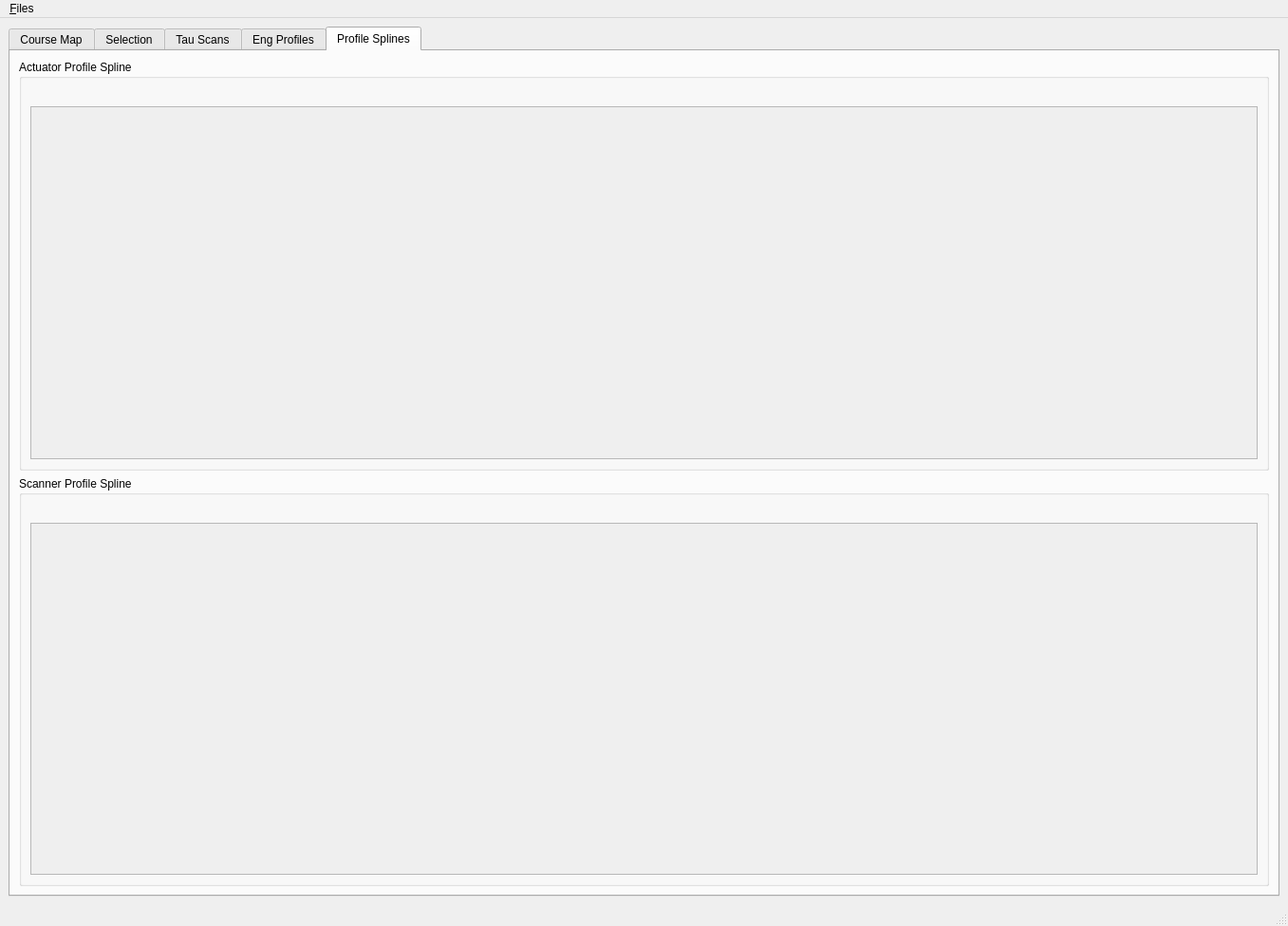
<?xml version="1.0" encoding="UTF-8"?>
<ui version="4.0">
 <class>StdcomAutomap</class>
 <widget class="QMainWindow" name="StdcomAutomap">
  <property name="geometry">
   <rect>
    <x>0</x>
    <y>0</y>
    <width>1357</width>
    <height>976</height>
   </rect>
  </property>
  <property name="windowTitle">
   <string>Automap</string>
  </property>
  <widget class="QWidget" name="centralwidget">
   <layout class="QVBoxLayout" name="verticalLayout_13">
    <item>
     <layout class="QHBoxLayout" name="horizontalLayout_14"/>
    </item>
    <item>
     <layout class="QVBoxLayout" name="verticalLayout_9">
      <item>
       <widget class="QTabWidget" name="tabWidget">
        <property name="currentIndex">
         <number>4</number>
        </property>
        <widget class="QWidget" name="tabCM">
         <attribute name="title">
          <string>Course Map</string>
         </attribute>
         <widget class="QGroupBox" name="groupBox">
          <property name="geometry">
           <rect>
            <x>30</x>
            <y>56</y>
            <width>359</width>
            <height>471</height>
           </rect>
          </property>
          <property name="title">
           <string>Mapping Properties</string>
          </property>
          <layout class="QVBoxLayout" name="verticalLayout_6">
           <item>
            <layout class="QVBoxLayout" name="verticalLayout_2">
             <item>
              <layout class="QHBoxLayout" name="horizontalLayout">
               <item>
                <widget class="QLabel" name="label">
                 <property name="text">
                  <string>Actuator Count</string>
                 </property>
                </widget>
               </item>
               <item>
                <widget class="QSpinBox" name="spinBoxActCount">
                 <property name="minimum">
                  <number>2</number>
                 </property>
                 <property name="maximum">
                  <number>500</number>
                 </property>
                 <property name="value">
                  <number>36</number>
                 </property>
                </widget>
               </item>
              </layout>
             </item>
             <item>
              <layout class="QHBoxLayout" name="horizontalLayout_2">
               <item>
                <widget class="QLabel" name="label_2">
                 <property name="text">
                  <string>Zone Width (mm)</string>
                 </property>
                </widget>
               </item>
               <item>
                <widget class="QSpinBox" name="spinBoxZnWidth">
                 <property name="minimum">
                  <number>2</number>
                 </property>
                 <property name="maximum">
                  <number>500</number>
                 </property>
                 <property name="value">
                  <number>100</number>
                 </property>
                </widget>
               </item>
              </layout>
             </item>
             <item>
              <layout class="QHBoxLayout" name="horizontalLayout_3">
               <item>
                <widget class="QLabel" name="label_3">
                 <property name="text">
                  <string>Sheet Width (mm)</string>
                 </property>
                </widget>
               </item>
               <item>
                <widget class="QSpinBox" name="spinBoxShtWidth">
                 <property name="minimum">
                  <number>1</number>
                 </property>
                 <property name="maximum">
                  <number>100000</number>
                 </property>
                 <property name="value">
                  <number>3760</number>
                 </property>
                </widget>
               </item>
              </layout>
             </item>
             <item>
              <layout class="QHBoxLayout" name="horizontalLayout_4">
               <item>
                <widget class="QLabel" name="label_4">
                 <property name="text">
                  <string>Offset (mm += Left)</string>
                 </property>
                </widget>
               </item>
               <item>
                <widget class="QSpinBox" name="spinBoxOffset">
                 <property name="minimum">
                  <number>-1000</number>
                 </property>
                 <property name="maximum">
                  <number>1000</number>
                 </property>
                 <property name="value">
                  <number>100</number>
                 </property>
                </widget>
               </item>
              </layout>
             </item>
             <item>
              <layout class="QHBoxLayout" name="horizontalLayout_17">
               <item>
                <widget class="QLabel" name="label_15">
                 <property name="text">
                  <string>Center Actuator</string>
                 </property>
                </widget>
               </item>
               <item>
                <widget class="QSpinBox" name="spinBoxCenterAct">
                 <property name="minimum">
                  <number>1</number>
                 </property>
                 <property name="maximum">
                  <number>96</number>
                 </property>
                 <property name="value">
                  <number>48</number>
                 </property>
                </widget>
               </item>
              </layout>
             </item>
             <item>
              <layout class="QHBoxLayout" name="horizontalLayout_18">
               <item>
                <widget class="QLabel" name="label_16">
                 <property name="text">
                  <string>Center DBX</string>
                 </property>
                </widget>
               </item>
               <item>
                <widget class="QDoubleSpinBox" name="spinBoxCenterDbx">
                 <property name="decimals">
                  <number>1</number>
                 </property>
                 <property name="minimum">
                  <double>1.000000000000000</double>
                 </property>
                 <property name="maximum">
                  <double>500.000000000000000</double>
                 </property>
                 <property name="singleStep">
                  <double>0.100000000000000</double>
                 </property>
                 <property name="value">
                  <double>244.000000000000000</double>
                 </property>
                </widget>
               </item>
              </layout>
             </item>
             <item>
              <layout class="QHBoxLayout" name="horizontalLayout_5">
               <item>
                <widget class="QLabel" name="label_5">
                 <property name="text">
                  <string>First Sample Zone</string>
                 </property>
                </widget>
               </item>
               <item>
                <widget class="QSpinBox" name="spinBoxFirstGoodDBX">
                 <property name="minimum">
                  <number>1</number>
                 </property>
                 <property name="maximum">
                  <number>250</number>
                 </property>
                 <property name="value">
                  <number>15</number>
                 </property>
                </widget>
               </item>
              </layout>
             </item>
             <item>
              <layout class="QHBoxLayout" name="horizontalLayout_6">
               <item>
                <widget class="QLabel" name="label_6">
                 <property name="text">
                  <string>Last Sample Zone</string>
                 </property>
                </widget>
               </item>
               <item>
                <widget class="QSpinBox" name="spinBoxLastGoodDBX">
                 <property name="minimum">
                  <number>1</number>
                 </property>
                 <property name="maximum">
                  <number>500</number>
                 </property>
                 <property name="value">
                  <number>187</number>
                 </property>
                </widget>
               </item>
              </layout>
             </item>
             <item>
              <layout class="QHBoxLayout" name="horizontalLayout_15">
               <item>
                <widget class="QLabel" name="label_13">
                 <property name="text">
                  <string>Number Databoxes</string>
                 </property>
                </widget>
               </item>
               <item>
                <widget class="QSpinBox" name="spinBoxDbxCount">
                 <property name="minimum">
                  <number>2</number>
                 </property>
                 <property name="maximum">
                  <number>800</number>
                 </property>
                 <property name="value">
                  <number>200</number>
                 </property>
                </widget>
               </item>
              </layout>
             </item>
             <item>
              <widget class="QCheckBox" name="checkBoxRev">
               <property name="text">
                <string>Reverse Profile</string>
               </property>
              </widget>
             </item>
            </layout>
           </item>
          </layout>
         </widget>
        </widget>
        <widget class="QWidget" name="tabSelect">
         <attribute name="title">
          <string>Selection</string>
         </attribute>
         <widget class="QGroupBox" name="groupBox_2">
          <property name="geometry">
           <rect>
            <x>10</x>
            <y>10</y>
            <width>600</width>
            <height>463</height>
           </rect>
          </property>
          <property name="title">
           <string>Automap Coeff</string>
          </property>
          <layout class="QVBoxLayout" name="verticalLayout_3">
           <item>
            <layout class="QVBoxLayout" name="verticalLayout">
             <item>
              <layout class="QHBoxLayout" name="horizontalLayout_7">
               <item>
                <widget class="QLineEdit" name="lineEditTypec">
                 <property name="minimumSize">
                  <size>
                   <width>200</width>
                   <height>0</height>
                  </size>
                 </property>
                 <property name="toolTip">
                  <string extracomment="Correlation Method Used"/>
                 </property>
                 <property name="statusTip">
                  <string extracomment="Correlation Method Used"/>
                 </property>
                 <property name="text">
                  <string>spearman</string>
                 </property>
                </widget>
               </item>
               <item>
                <widget class="QLabel" name="label_7">
                 <property name="text">
                  <string>spearman, pearson, or kendall</string>
                 </property>
                </widget>
               </item>
               <item>
                <spacer name="horizontalSpacer_3">
                 <property name="orientation">
                  <enum>Qt::Horizontal</enum>
                 </property>
                 <property name="sizeHint" stdset="0">
                  <size>
                   <width>40</width>
                   <height>20</height>
                  </size>
                 </property>
                </spacer>
               </item>
               <item>
                <spacer name="horizontalSpacer_5">
                 <property name="orientation">
                  <enum>Qt::Horizontal</enum>
                 </property>
                 <property name="sizeHint" stdset="0">
                  <size>
                   <width>40</width>
                   <height>20</height>
                  </size>
                 </property>
                </spacer>
               </item>
              </layout>
             </item>
             <item>
              <layout class="QHBoxLayout" name="horizontalLayout_8">
               <item>
                <widget class="QSpinBox" name="spinBoxstage1window">
                 <property name="toolTip">
                  <string extracomment="Zones to Search"/>
                 </property>
                 <property name="statusTip">
                  <string extracomment="Zones to search"/>
                 </property>
                 <property name="minimum">
                  <number>2</number>
                 </property>
                 <property name="maximum">
                  <number>15</number>
                 </property>
                 <property name="value">
                  <number>5</number>
                 </property>
                </widget>
               </item>
               <item>
                <widget class="QLabel" name="label_8">
                 <property name="text">
                  <string>Stage 1 Window</string>
                 </property>
                </widget>
               </item>
               <item>
                <spacer name="horizontalSpacer_4">
                 <property name="orientation">
                  <enum>Qt::Horizontal</enum>
                 </property>
                 <property name="sizeHint" stdset="0">
                  <size>
                   <width>40</width>
                   <height>20</height>
                  </size>
                 </property>
                </spacer>
               </item>
              </layout>
             </item>
             <item>
              <layout class="QHBoxLayout" name="horizontalLayout_9">
               <item>
                <widget class="QSpinBox" name="spinBoxtauscans">
                 <property name="statusTip">
                  <string extracomment="Number Of Scans to See Change at Reel"/>
                 </property>
                 <property name="whatsThis">
                  <string extracomment="Number Of Scans to See Change at Reel"/>
                 </property>
                 <property name="minimum">
                  <number>3</number>
                 </property>
                 <property name="singleStep">
                  <number>1</number>
                 </property>
                </widget>
               </item>
               <item>
                <widget class="QLabel" name="label_9">
                 <property name="text">
                  <string>Number of scans between actuator and scanner</string>
                 </property>
                </widget>
               </item>
               <item>
                <spacer name="horizontalSpacer_6">
                 <property name="orientation">
                  <enum>Qt::Horizontal</enum>
                 </property>
                 <property name="sizeHint" stdset="0">
                  <size>
                   <width>40</width>
                   <height>20</height>
                  </size>
                 </property>
                </spacer>
               </item>
              </layout>
             </item>
             <item>
              <layout class="QHBoxLayout" name="horizontalLayout_10">
               <item>
                <widget class="QDoubleSpinBox" name="doubleSpinBoxcorrelationlimit">
                 <property name="minimum">
                  <double>0.100000000000000</double>
                 </property>
                 <property name="maximum">
                  <double>1.000000000000000</double>
                 </property>
                 <property name="singleStep">
                  <double>0.100000000000000</double>
                 </property>
                 <property name="value">
                  <double>0.580000000000000</double>
                 </property>
                </widget>
               </item>
               <item>
                <widget class="QLabel" name="label_10">
                 <property name="text">
                  <string>Correlsation Limit</string>
                 </property>
                </widget>
               </item>
               <item>
                <spacer name="horizontalSpacer_7">
                 <property name="orientation">
                  <enum>Qt::Horizontal</enum>
                 </property>
                 <property name="sizeHint" stdset="0">
                  <size>
                   <width>40</width>
                   <height>20</height>
                  </size>
                 </property>
                </spacer>
               </item>
              </layout>
             </item>
             <item>
              <layout class="QHBoxLayout" name="horizontalLayout_12">
               <item>
                <widget class="QDoubleSpinBox" name="doubleSpinBoxSplineFilter">
                 <property name="statusTip">
                  <string extracomment="Final Stage B Spline Filter"/>
                 </property>
                 <property name="whatsThis">
                  <string extracomment="Final Stage B Spline Filter"/>
                 </property>
                 <property name="minimum">
                  <double>0.010000000000000</double>
                 </property>
                 <property name="maximum">
                  <double>0.990000000000000</double>
                 </property>
                 <property name="singleStep">
                  <double>0.100000000000000</double>
                 </property>
                 <property name="value">
                  <double>0.500000000000000</double>
                 </property>
                </widget>
               </item>
               <item>
                <widget class="QLabel" name="label_17">
                 <property name="text">
                  <string>Spline Filter</string>
                 </property>
                </widget>
               </item>
               <item>
                <spacer name="horizontalSpacer_8">
                 <property name="orientation">
                  <enum>Qt::Horizontal</enum>
                 </property>
                 <property name="sizeHint" stdset="0">
                  <size>
                   <width>40</width>
                   <height>20</height>
                  </size>
                 </property>
                </spacer>
               </item>
              </layout>
             </item>
             <item>
              <layout class="QHBoxLayout" name="horizontalLayout_20">
               <item>
                <widget class="QSpinBox" name="spinBoxHistoryOffset">
                 <property name="statusTip">
                  <string extracomment="Number of Offset Updates to average"/>
                 </property>
                 <property name="whatsThis">
                  <string extracomment="Number of Offset Updates to average"/>
                 </property>
                 <property name="minimum">
                  <number>2</number>
                 </property>
                 <property name="maximum">
                  <number>200</number>
                 </property>
                 <property name="value">
                  <number>50</number>
                 </property>
                </widget>
               </item>
               <item>
                <widget class="QLabel" name="label_18">
                 <property name="text">
                  <string>Number Of Offset Calcuation to Average</string>
                 </property>
                </widget>
               </item>
               <item>
                <spacer name="horizontalSpacer_9">
                 <property name="orientation">
                  <enum>Qt::Horizontal</enum>
                 </property>
                 <property name="sizeHint" stdset="0">
                  <size>
                   <width>40</width>
                   <height>20</height>
                  </size>
                 </property>
                </spacer>
               </item>
              </layout>
             </item>
             <item>
              <layout class="QHBoxLayout" name="horizontalLayout_21">
               <item>
                <widget class="QSpinBox" name="spinBoxSampleLength">
                 <property name="statusTip">
                  <string extracomment="Number Of Scans to Accumulate before commuting offsets"/>
                 </property>
                 <property name="whatsThis">
                  <string extracomment="Number Of Scans to Accumulate before commuting offsets"/>
                 </property>
                 <property name="minimum">
                  <number>3</number>
                 </property>
                 <property name="maximum">
                  <number>200</number>
                 </property>
                 <property name="value">
                  <number>50</number>
                 </property>
                </widget>
               </item>
               <item>
                <widget class="QLabel" name="label_19">
                 <property name="text">
                  <string>Number Of Scans Before Calculation</string>
                 </property>
                </widget>
               </item>
               <item>
                <spacer name="horizontalSpacer_10">
                 <property name="orientation">
                  <enum>Qt::Horizontal</enum>
                 </property>
                 <property name="sizeHint" stdset="0">
                  <size>
                   <width>40</width>
                   <height>20</height>
                  </size>
                 </property>
                </spacer>
               </item>
              </layout>
             </item>
             <item>
              <layout class="QHBoxLayout" name="horizontalLayout_23">
               <item>
                <widget class="QSpinBox" name="spinBoxGroups">
                 <property name="statusTip">
                  <string extracomment="Number of Groups to Split Width"/>
                 </property>
                 <property name="whatsThis">
                  <string extracomment="Number of Groups to Split Width"/>
                 </property>
                 <property name="minimum">
                  <number>1</number>
                 </property>
                 <property name="maximum">
                  <number>8</number>
                 </property>
                 <property name="value">
                  <number>5</number>
                 </property>
                </widget>
               </item>
               <item>
                <widget class="QLabel" name="label_20">
                 <property name="text">
                  <string>Number Of Groups</string>
                 </property>
                </widget>
               </item>
               <item>
                <spacer name="horizontalSpacer_12">
                 <property name="orientation">
                  <enum>Qt::Horizontal</enum>
                 </property>
                 <property name="sizeHint" stdset="0">
                  <size>
                   <width>40</width>
                   <height>20</height>
                  </size>
                 </property>
                </spacer>
               </item>
              </layout>
             </item>
             <item>
              <layout class="QHBoxLayout" name="horizontalLayout_22">
               <item>
                <widget class="QCheckBox" name="checkBoxusedelta">
                 <property name="text">
                  <string>Use Deltas</string>
                 </property>
                </widget>
               </item>
               <item>
                <spacer name="horizontalSpacer_11">
                 <property name="orientation">
                  <enum>Qt::Horizontal</enum>
                 </property>
                 <property name="sizeHint" stdset="0">
                  <size>
                   <width>40</width>
                   <height>20</height>
                  </size>
                 </property>
                </spacer>
               </item>
              </layout>
             </item>
            </layout>
           </item>
          </layout>
         </widget>
         <widget class="QGroupBox" name="groupBox_3">
          <property name="geometry">
           <rect>
            <x>40</x>
            <y>550</y>
            <width>1072</width>
            <height>141</height>
           </rect>
          </property>
          <property name="title">
           <string>Actuator Tag</string>
          </property>
          <widget class="QWidget" name="layoutWidget">
           <property name="geometry">
            <rect>
             <x>0</x>
             <y>50</y>
             <width>366</width>
             <height>238</height>
            </rect>
           </property>
           <layout class="QVBoxLayout" name="verticalLayout_4">
            <item>
             <layout class="QHBoxLayout" name="horizontalLayout_11">
              <item>
               <widget class="QLabel" name="label_11">
                <property name="text">
                 <string>Target ( DBX)</string>
                </property>
               </widget>
              </item>
              <item>
               <widget class="QLineEdit" name="lineEditTarget">
                <property name="minimumSize">
                 <size>
                  <width>200</width>
                  <height>0</height>
                 </size>
                </property>
               </widget>
              </item>
             </layout>
            </item>
            <item>
             <layout class="QHBoxLayout" name="horizontalLayout_13">
              <item>
               <widget class="QLabel" name="label_12">
                <property name="text">
                 <string>Partner ( Zones)</string>
                </property>
               </widget>
              </item>
              <item>
               <widget class="QLineEdit" name="lineEditPartner">
                <property name="minimumSize">
                 <size>
                  <width>200</width>
                  <height>0</height>
                 </size>
                </property>
               </widget>
              </item>
             </layout>
            </item>
            <item>
             <spacer name="verticalSpacer">
              <property name="orientation">
               <enum>Qt::Vertical</enum>
              </property>
              <property name="sizeType">
               <enum>QSizePolicy::Fixed</enum>
              </property>
              <property name="sizeHint" stdset="0">
               <size>
                <width>20</width>
                <height>148</height>
               </size>
              </property>
             </spacer>
            </item>
           </layout>
          </widget>
         </widget>
        </widget>
        <widget class="QWidget" name="tab">
         <attribute name="title">
          <string>Tau Scans</string>
         </attribute>
         <layout class="QVBoxLayout" name="verticalLayout_10">
          <item>
           <layout class="QHBoxLayout" name="horizontalLayout_29">
            <item>
             <widget class="QGroupBox" name="groupBox_5">
              <property name="title">
               <string>Single Zone Trend</string>
              </property>
              <layout class="QHBoxLayout" name="horizontalLayout_27">
               <item>
                <layout class="QVBoxLayout" name="verticalLayout_5">
                 <item>
                  <layout class="QHBoxLayout" name="horizontalLayout_16">
                   <item>
                    <spacer name="horizontalSpacer">
                     <property name="orientation">
                      <enum>Qt::Horizontal</enum>
                     </property>
                     <property name="sizeHint" stdset="0">
                      <size>
                       <width>40</width>
                       <height>20</height>
                      </size>
                     </property>
                    </spacer>
                   </item>
                   <item>
                    <widget class="QSpinBox" name="spinBoxTrend">
                     <property name="minimumSize">
                      <size>
                       <width>100</width>
                       <height>0</height>
                      </size>
                     </property>
                     <property name="maximumSize">
                      <size>
                       <width>150</width>
                       <height>16777215</height>
                      </size>
                     </property>
                     <property name="minimum">
                      <number>1</number>
                     </property>
                     <property name="maximum">
                      <number>200</number>
                     </property>
                     <property name="value">
                      <number>40</number>
                     </property>
                    </widget>
                   </item>
                   <item>
                    <widget class="QLabel" name="label_14">
                     <property name="maximumSize">
                      <size>
                       <width>120</width>
                       <height>16777215</height>
                      </size>
                     </property>
                     <property name="text">
                      <string>Trend Offset</string>
                     </property>
                    </widget>
                   </item>
                  </layout>
                 </item>
                 <item>
                  <widget class="QScrollArea" name="scrollAreaOffset">
                   <property name="minimumSize">
                    <size>
                     <width>300</width>
                     <height>200</height>
                    </size>
                   </property>
                   <property name="widgetResizable">
                    <bool>true</bool>
                   </property>
                   <widget class="QWidget" name="scrollAreaWidgetContents">
                    <property name="geometry">
                     <rect>
                      <x>0</x>
                      <y>0</y>
                      <width>296</width>
                      <height>196</height>
                     </rect>
                    </property>
                   </widget>
                  </widget>
                 </item>
                </layout>
               </item>
              </layout>
             </widget>
            </item>
            <item>
             <widget class="QGroupBox" name="groupBox_6">
              <property name="title">
               <string>All Zones Drift Mean</string>
              </property>
              <layout class="QHBoxLayout" name="horizontalLayout_26">
               <item>
                <widget class="QScrollArea" name="scrollAreaOffsetArray">
                 <property name="minimumSize">
                  <size>
                   <width>300</width>
                   <height>200</height>
                  </size>
                 </property>
                 <property name="widgetResizable">
                  <bool>true</bool>
                 </property>
                 <widget class="QWidget" name="scrollAreaWidgetContents_2">
                  <property name="geometry">
                   <rect>
                    <x>0</x>
                    <y>0</y>
                    <width>296</width>
                    <height>196</height>
                   </rect>
                  </property>
                 </widget>
                </widget>
               </item>
              </layout>
             </widget>
            </item>
           </layout>
          </item>
          <item>
           <widget class="QGroupBox" name="groupBox_13">
            <property name="title">
             <string>Groups Zones Drift Mean BSpline</string>
            </property>
            <layout class="QHBoxLayout" name="horizontalLayout_28">
             <item>
              <layout class="QVBoxLayout" name="verticalLayout_7">
               <item>
                <layout class="QHBoxLayout" name="horizontalLayout_25">
                 <item>
                  <spacer name="horizontalSpacer_14">
                   <property name="orientation">
                    <enum>Qt::Horizontal</enum>
                   </property>
                   <property name="sizeHint" stdset="0">
                    <size>
                     <width>288</width>
                     <height>20</height>
                    </size>
                   </property>
                  </spacer>
                 </item>
                 <item>
                  <widget class="QPushButton" name="pushButtonSaveTrend">
                   <property name="maximumSize">
                    <size>
                     <width>80</width>
                     <height>16777215</height>
                    </size>
                   </property>
                   <property name="text">
                    <string>Save </string>
                   </property>
                  </widget>
                 </item>
                </layout>
               </item>
               <item>
                <widget class="QScrollArea" name="scrollAreaOffsetArrayGroup">
                 <property name="minimumSize">
                  <size>
                   <width>300</width>
                   <height>200</height>
                  </size>
                 </property>
                 <property name="widgetResizable">
                  <bool>true</bool>
                 </property>
                 <widget class="QWidget" name="scrollAreaWidgetContents_6">
                  <property name="geometry">
                   <rect>
                    <x>0</x>
                    <y>0</y>
                    <width>296</width>
                    <height>196</height>
                   </rect>
                  </property>
                 </widget>
                </widget>
               </item>
              </layout>
             </item>
            </layout>
           </widget>
          </item>
         </layout>
        </widget>
        <widget class="QWidget" name="tab_2">
         <attribute name="title">
          <string>Eng Profiles</string>
         </attribute>
         <layout class="QVBoxLayout" name="verticalLayout_14">
          <item>
           <widget class="QGroupBox" name="groupBox_14">
            <property name="title">
             <string>Actuator Profile</string>
            </property>
            <layout class="QHBoxLayout" name="horizontalLayout_30">
             <item>
              <layout class="QVBoxLayout" name="verticalLayout_8">
               <item>
                <layout class="QHBoxLayout" name="horizontalLayout_31">
                 <item>
                  <spacer name="horizontalSpacer_15">
                   <property name="orientation">
                    <enum>Qt::Horizontal</enum>
                   </property>
                   <property name="sizeHint" stdset="0">
                    <size>
                     <width>288</width>
                     <height>20</height>
                    </size>
                   </property>
                  </spacer>
                 </item>
                </layout>
               </item>
               <item>
                <widget class="QScrollArea" name="scrollAreaActualProfile">
                 <property name="minimumSize">
                  <size>
                   <width>300</width>
                   <height>180</height>
                  </size>
                 </property>
                 <property name="widgetResizable">
                  <bool>true</bool>
                 </property>
                 <widget class="QWidget" name="scrollAreaWidgetContents_7">
                  <property name="geometry">
                   <rect>
                    <x>0</x>
                    <y>0</y>
                    <width>296</width>
                    <height>176</height>
                   </rect>
                  </property>
                 </widget>
                </widget>
               </item>
              </layout>
             </item>
            </layout>
           </widget>
          </item>
          <item>
           <widget class="QGroupBox" name="groupBox_15">
            <property name="title">
             <string>Auto Mapped Profile</string>
            </property>
            <layout class="QHBoxLayout" name="horizontalLayout_32">
             <item>
              <layout class="QVBoxLayout" name="verticalLayout_11">
               <item>
                <layout class="QHBoxLayout" name="horizontalLayout_33">
                 <item>
                  <spacer name="horizontalSpacer_16">
                   <property name="orientation">
                    <enum>Qt::Horizontal</enum>
                   </property>
                   <property name="sizeHint" stdset="0">
                    <size>
                     <width>288</width>
                     <height>20</height>
                    </size>
                   </property>
                  </spacer>
                 </item>
                </layout>
               </item>
               <item>
                <widget class="QScrollArea" name="scrollAreaSplineProfile">
                 <property name="minimumSize">
                  <size>
                   <width>300</width>
                   <height>180</height>
                  </size>
                 </property>
                 <property name="widgetResizable">
                  <bool>true</bool>
                 </property>
                 <widget class="QWidget" name="scrollAreaWidgetContents_8">
                  <property name="geometry">
                   <rect>
                    <x>0</x>
                    <y>0</y>
                    <width>296</width>
                    <height>176</height>
                   </rect>
                  </property>
                 </widget>
                </widget>
               </item>
              </layout>
             </item>
            </layout>
           </widget>
          </item>
          <item>
           <widget class="QGroupBox" name="groupBox_16">
            <property name="title">
             <string>Scanner Profile</string>
            </property>
            <layout class="QHBoxLayout" name="horizontalLayout_34">
             <item>
              <layout class="QVBoxLayout" name="verticalLayout_12">
               <item>
                <layout class="QHBoxLayout" name="horizontalLayout_35">
                 <item>
                  <spacer name="horizontalSpacer_17">
                   <property name="orientation">
                    <enum>Qt::Horizontal</enum>
                   </property>
                   <property name="sizeHint" stdset="0">
                    <size>
                     <width>288</width>
                     <height>20</height>
                    </size>
                   </property>
                  </spacer>
                 </item>
                </layout>
               </item>
               <item>
                <widget class="QScrollArea" name="scrollAreaScannerProfile">
                 <property name="minimumSize">
                  <size>
                   <width>300</width>
                   <height>180</height>
                  </size>
                 </property>
                 <property name="widgetResizable">
                  <bool>true</bool>
                 </property>
                 <widget class="QWidget" name="scrollAreaWidgetContents_9">
                  <property name="geometry">
                   <rect>
                    <x>0</x>
                    <y>0</y>
                    <width>296</width>
                    <height>176</height>
                   </rect>
                  </property>
                 </widget>
                </widget>
               </item>
              </layout>
             </item>
            </layout>
           </widget>
          </item>
         </layout>
        </widget>
        <widget class="QWidget" name="tab_3">
         <attribute name="title">
          <string>Profile Splines</string>
         </attribute>
         <layout class="QVBoxLayout" name="verticalLayout_17">
          <item>
           <widget class="QGroupBox" name="groupBox_17">
            <property name="title">
             <string>Actuator Profile Spline</string>
            </property>
            <layout class="QHBoxLayout" name="horizontalLayout_36">
             <item>
              <layout class="QVBoxLayout" name="verticalLayout_15">
               <item>
                <layout class="QHBoxLayout" name="horizontalLayout_37">
                 <item>
                  <spacer name="horizontalSpacer_18">
                   <property name="orientation">
                    <enum>Qt::Horizontal</enum>
                   </property>
                   <property name="sizeHint" stdset="0">
                    <size>
                     <width>288</width>
                     <height>20</height>
                    </size>
                   </property>
                  </spacer>
                 </item>
                </layout>
               </item>
               <item>
                <widget class="QScrollArea" name="scrollAreaMappedProfileSpline">
                 <property name="minimumSize">
                  <size>
                   <width>300</width>
                   <height>180</height>
                  </size>
                 </property>
                 <property name="widgetResizable">
                  <bool>true</bool>
                 </property>
                 <widget class="QWidget" name="scrollAreaWidgetContents_10">
                  <property name="geometry">
                   <rect>
                    <x>0</x>
                    <y>0</y>
                    <width>1289</width>
                    <height>346</height>
                   </rect>
                  </property>
                 </widget>
                </widget>
               </item>
              </layout>
             </item>
            </layout>
           </widget>
          </item>
          <item>
           <widget class="QGroupBox" name="groupBox_18">
            <property name="title">
             <string>Scanner Profile Spline</string>
            </property>
            <layout class="QHBoxLayout" name="horizontalLayout_38">
             <item>
              <layout class="QVBoxLayout" name="verticalLayout_16">
               <item>
                <layout class="QHBoxLayout" name="horizontalLayout_39">
                 <item>
                  <spacer name="horizontalSpacer_19">
                   <property name="orientation">
                    <enum>Qt::Horizontal</enum>
                   </property>
                   <property name="sizeHint" stdset="0">
                    <size>
                     <width>288</width>
                     <height>20</height>
                    </size>
                   </property>
                  </spacer>
                 </item>
                </layout>
               </item>
               <item>
                <widget class="QScrollArea" name="scrollAreaScannerProfileSpline">
                 <property name="minimumSize">
                  <size>
                   <width>300</width>
                   <height>180</height>
                  </size>
                 </property>
                 <property name="widgetResizable">
                  <bool>true</bool>
                 </property>
                 <widget class="QWidget" name="scrollAreaWidgetContents_12">
                  <property name="geometry">
                   <rect>
                    <x>0</x>
                    <y>0</y>
                    <width>1289</width>
                    <height>345</height>
                   </rect>
                  </property>
                 </widget>
                </widget>
               </item>
              </layout>
             </item>
            </layout>
           </widget>
          </item>
         </layout>
        </widget>
       </widget>
      </item>
     </layout>
    </item>
   </layout>
  </widget>
  <widget class="QMenuBar" name="menubar">
   <property name="geometry">
    <rect>
     <x>0</x>
     <y>0</y>
     <width>1357</width>
     <height>29</height>
    </rect>
   </property>
   <widget class="QMenu" name="menu_Files">
    <property name="title">
     <string>&amp;Files</string>
    </property>
    <addaction name="actionPJanice"/>
    <addaction name="actionSave_Configuration"/>
    <addaction name="separator"/>
    <addaction name="action_Exit"/>
   </widget>
   <addaction name="menu_Files"/>
  </widget>
  <widget class="QStatusBar" name="statusbar"/>
  <action name="actionPJanice">
   <property name="text">
    <string>PJanice</string>
   </property>
  </action>
  <action name="actionSave_Configuration">
   <property name="text">
    <string>Save Configuration</string>
   </property>
  </action>
  <action name="action_Exit">
   <property name="text">
    <string>&amp;Exit</string>
   </property>
  </action>
 </widget>
 <resources/>
 <connections/>
</ui>
